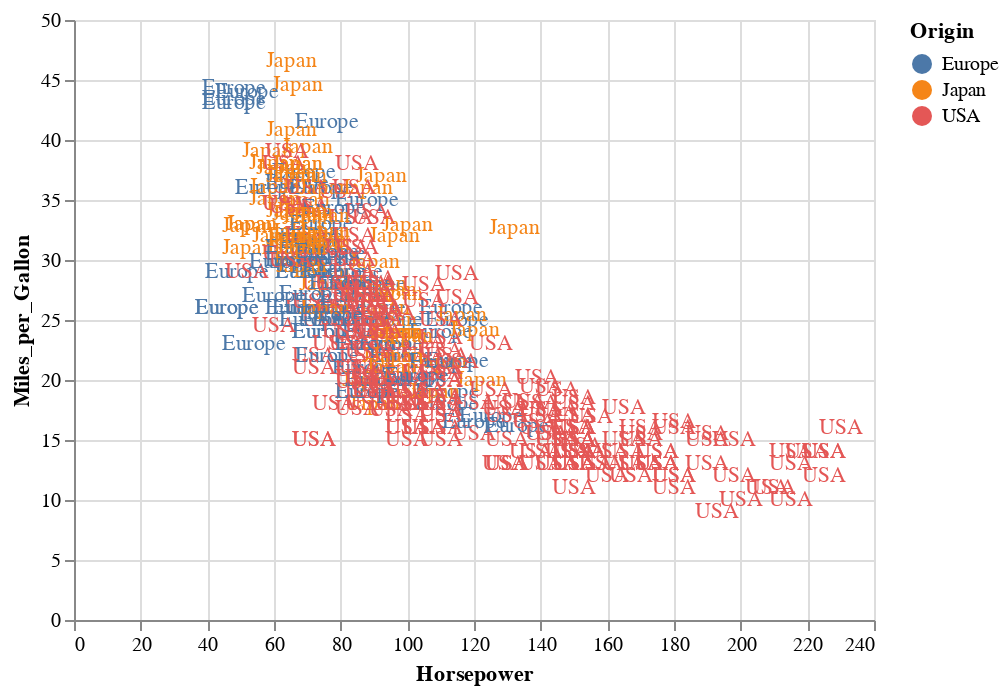

This figure's notebook cell:
### Markdown cell above
## Text scatter chart

### Code cell
alt.Chart(cars).mark_text().encode(
    x='Horsepower',
    y='Miles_per_Gallon',
    color='Origin',
    text='Origin'
)

### Figure 1 — Vega-Lite specification as saved in the notebook (floating-point values rounded to 4 significant figures; data arrays with more than 128 entries replaced by an {"elided": "..."} marker saying what was removed)
{"$schema": "https://vega.github.io/schema/vega-lite/v2.json", "config": {"view": {"height": 300, "width": 400}}, "data": {"values": {"elided": "406 records"}}, "encoding": {"color": {"field": "Origin", "type": "nominal"}, "text": {"field": "Origin", "type": "nominal"}, "x": {"field": "Horsepower", "type": "quantitative"}, "y": {"field": "Miles_per_Gallon", "type": "quantitative"}}, "mark": "text"}
